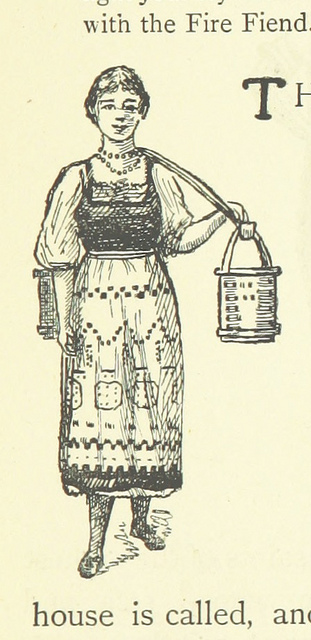
#> input picture maid.jpg, 311 x 640 px, given as the content of the folder ./portrait/, which was not available
$ python person_detect.py maid.jpg   (Python 2 division)
#> lines starting #> are read from the running program, lines starting #| are printed output that depends on the picture; after the words box and inside, x2 and y2 are one past the last pixel; in counts of white or black regions, pixels touching at a corner belong together; pictures that were not available may be replaced by others from this repository, and a replacement may not be noted
import os

__author__ = 'ubuntu'


#!/usr/bin/env python

import numpy as np
import cv2

help_message = '''
USAGE: peopledetect.py <image_names> ...

Press any key to continue, ESC to stop.
'''

def inside(r, q):
    rx, ry, rw, rh = r
    qx, qy, qw, qh = q
    return rx > qx and ry > qy and rx + rw < qx + qw and ry + rh < qy + qh

def draw_detections(img, rects, thickness = 1):
    for x, y, w, h in rects:
        # the HOG detector returns slightly larger rectangles than the real objects.
        # so we slightly shrink the rectangles to get a nicer output.
        pad_w, pad_h = int(0.15*w), int(0.05*h)
        cv2.rectangle(img, (x+pad_w, y+pad_h), (x+w-pad_w, y+h-pad_h), (0, 255, 0), thickness)


if __name__ == '__main__':
    import sys
    from glob import glob
    import itertools as it

    print help_message

    hog = cv2.HOGDescriptor()
    hog.setSVMDetector( cv2.HOGDescriptor_getDefaultPeopleDetector() )

    # for fn in it.chain(*map(glob, sys.argv[1:])):

    folders = {
        './portrait/',
        # './animals/',
        # './map/'
    }

    for folder in folders:
        for fn in os.listdir(folder):

            print fn, ' - ',
            try:
                img = cv2.imread(folder + fn)
#> img is the input picture: shape (640, 311, 3); mean B, G, R 193.1, 221.7, 224.4
                print img.shape
#| (640, 311, 3)
                img = cv2.cvtColor(img, cv2.COLOR_BGR2GRAY)
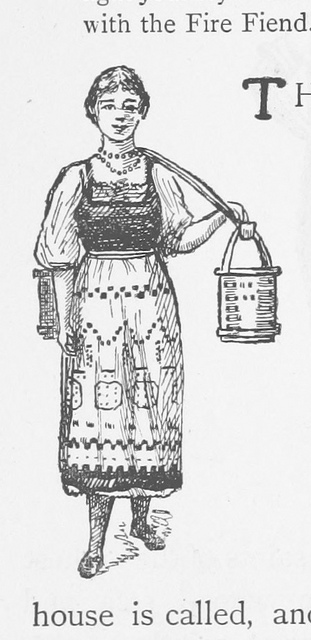
#> img: shape (640, 311); min 12, max 255, mean 219.2

            except:
                print 'loading error'
                continue

            found, w = hog.detectMultiScale(img, winStride=(8,8), padding=(32,32), scale=1.05)
#> found = [[231, 0, 74, 144], [61, 447, 75, 150]]; w = [1.5, 0.312]
            found_filtered = []
            for ri, r in enumerate(found):
                for qi, q in enumerate(found):
                    if ri != qi and inside(r, q):
                        break
                else:
                    found_filtered.append(r)
#> this loop made 2 passes
#> ri on passes 1 to 2: 0, 1
#> after the loop, found_filtered = [[231, 0, 74, 144], [61, 447, 75, 150]]

            if len(found) > 0:
                print '%d (%d) found' % (len(found_filtered), len(found))
#| 2 (2) found

                draw_detections(img, found)
#> the loop in draw_detections, `for x, y, w, h in rects:` made 2 passes
#> (x, y, w, h, pad_w, pad_h) on passes 1 to 2: (231, 0, 74, 144, 11, 7), (61, 447, 75, 150, 11, 7)
#> after the loop in draw_detections, `for x, y, w, h in rects:`:
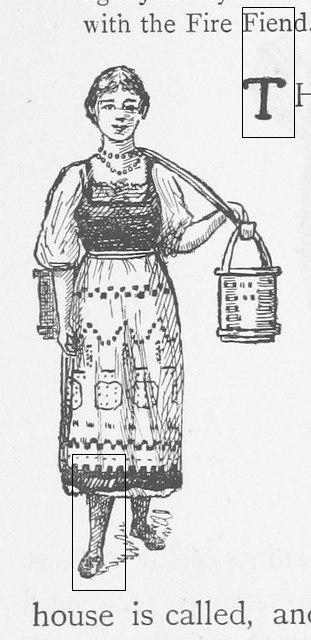
#> img: shape (640, 311); 0.37% of pixels changed, all inside (x1, y1, x2, y2) = (72, 7, 295, 591)
                draw_detections(img, found_filtered, 3)
#> call 2 of draw_detections, with thickness = 3
#> the loop in draw_detections (call 2), `for x, y, w, h in rects:` made 2 passes
#> after the loop in draw_detections (call 2), `for x, y, w, h in rects:`:
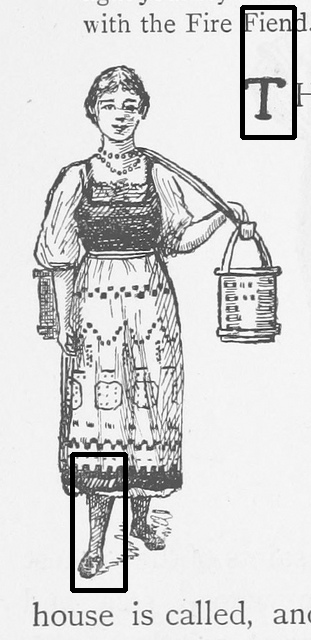
#> img: shape (640, 311); 1.48% of pixels changed, all inside (x1, y1, x2, y2) = (70, 5, 297, 593)

                cv2.imshow('img', img)
                ch = 0xFF & cv2.waitKey()
#> (key Esc is pressed here)
                if ch == 27:
                    break
                cv2.destroyAllWindows()
